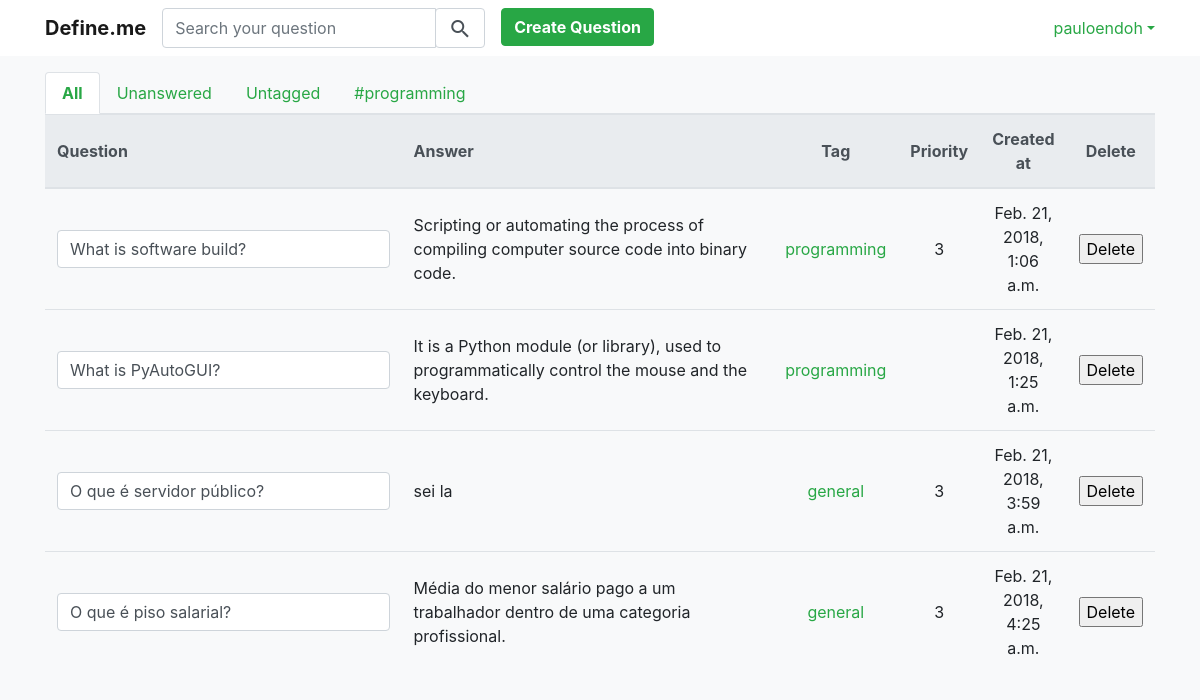
Before: / (signed in) with the older database file.
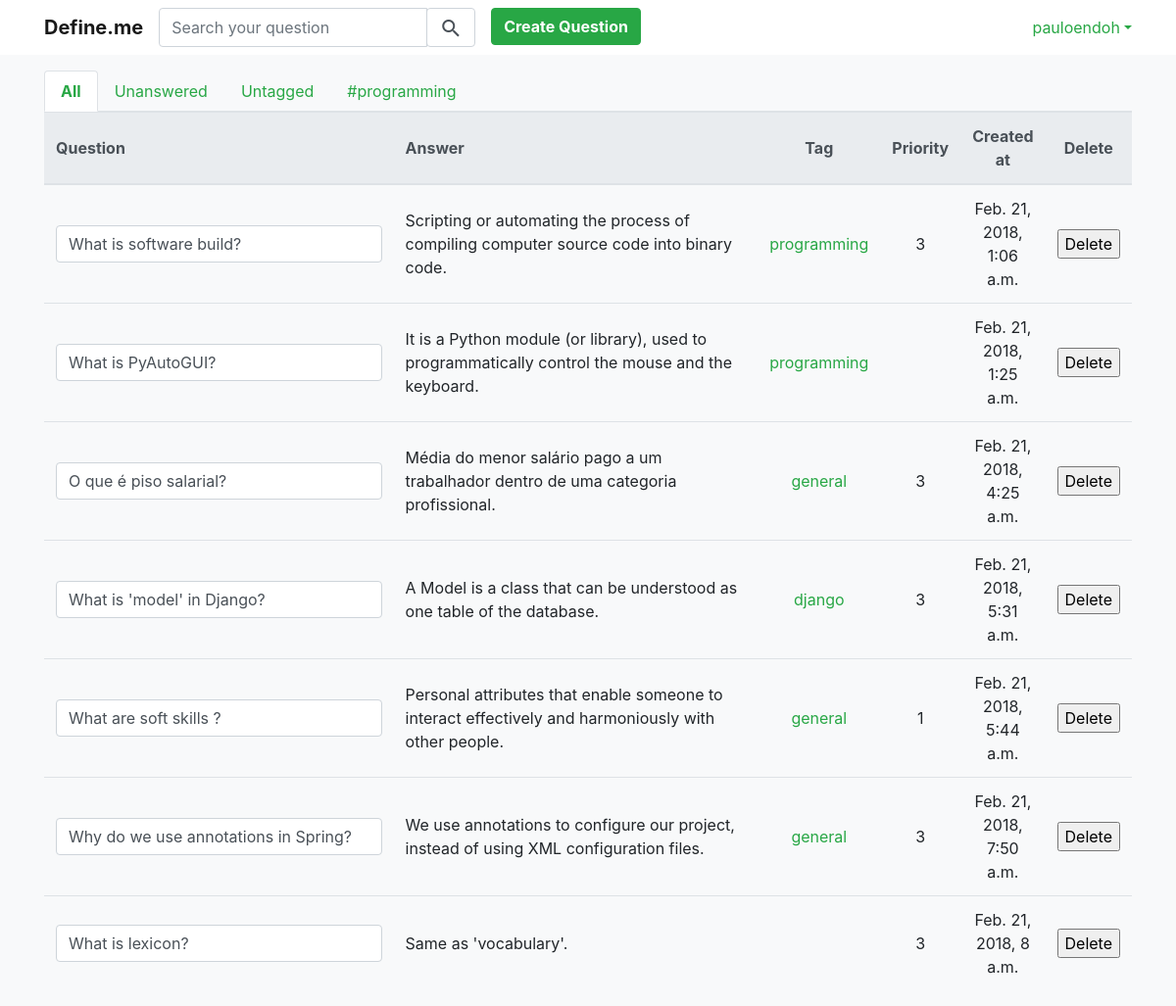
After: the same page with the newer database file.
### core/models.py (models this page shows)
class Question(models.Model):
    user = models.ForeignKey(User, on_delete=models.CASCADE)
    q = models.TextField(null=False)
    a = models.TextField(null=True, blank=True)
    tag = models.CharField(max_length=30, null=False)
    priority = models.FloatField(
        validators=[MinValueValidator(1), MaxValueValidator(3)], null=True, blank=True)
    created_at = models.DateTimeField(auto_now_add=True)

### core/views.py (the view, shortened to what this page needs)
# urls.py: path('', views.index, name='index'),
def index(request):
    user = User.objects.get(id=request.user.id)
    if request.method == 'POST':
        question_id = request.POST.get("id")
        answer = request.POST.get('a')
        question = Question.objects.get(id=question_id)
        question.a = answer
        question.save()
    questions = Question.objects.filter(user=user)
    return render(request, 'home.html', {"questions": questions})

### core/templates/home.html (shortened to what this page needs)
{% extends 'base.html' %}
{% block content %}
{% if questions %}
<div class="pt-3 container">
    <ul class="nav nav-tabs">
        <li class="nav-item"><a class="nav-link text-success font-weight-bold active" href="#">All </a></li>
        <li class="nav-item"><a class="nav-link text-success" href="#">Unanswered</a></li>
        <li class="nav-item"><a class="nav-link text-success" href="#">Untagged</a></li>
        <li class="nav-item"><a class="nav-link text-success" href="#">#programming</a></li>
    </ul>
    <table class="table">
        <thead class="thead-light">
        <tr>
            <th class="align-middle" style="width: 40%;">Question</th>
            <th class="align-middle" style="width: 40%;">Answer</th>
            <th class="text-center align-middle" style="width:5%;">Tag</th>
            <th class="text-center align-middle" style="width:5%;">Priority</th>
            <th class="text-center align-middle" style="width:5%;">Created at</th>
            <th class="text-center align-middle" style="width:5%;">Delete</th>
        </tr>
        </thead>
        {% for question in questions %}
        <tr>
            <td class="align-middle">
                <form class="update-question-form">
                    <input class="form-control" type="text" value="{{ question.q }}"/>
                </form>
            </td>
            <td class="align-middle">
                {{ question.a }}
            </td>
            <td class="text-center align-middle">
                {% if question.tag %}
                <a class="text-success" href="{% url 'show_tag' question.tag %}">
                    {{ question.tag }}
                </a>
                {% endif %}
            </td>
            <td class="text-center align-middle">{{ question.priority|floatformat }}</td>
            <td class="text-center align-middle">{{ question.created_at }}</td>
            <td class="text-center align-middle">
                <form method='post' action="{% url 'delete_question' %}">
                    <input name="submit" type="submit" value="Delete">
                </form>
            </td>
        </tr>
        {% endfor %}
    </table>
</div>
{% endif %}
{% endblock %}

### core/templates/base.html (shortened to what this page needs)
{% load staticfiles %}
<!DOCTYPE html>
<html lang="en">
<head>
    <link rel="stylesheet" href="{% static 'styles/bootstrap.css' %}">
    <link href="{% static 'styles/main.css' %}" rel="stylesheet">
</head>
<body class="bg-light">
{% if request.user.is_authenticated %}
<nav class="navbar navbar-expand-sm bg-white navbar-light">
    <div class="container">
        <ul class="navbar-nav mr-auto">
            <li class="nav-item">
                <a class="navbar-brand font-weight-bold" href="{% url 'index' %}">Define.me</a>
            </li>
            <li class="nav-item">
                <form class="form-inline" method="get" action="{% url 'search_question' %}">
                    <div class="input-group">
                        <input type="text" class="form-control" name="q" placeholder="Search your question"/>
                        <div class="input-group-append">
                            <button class="form-control"><i class="material-icons align-middle">search</i></button>
                        </div>
                    </div>
                </form>
            </li>
            <div class="pl-3">
                <li class="nav-item">
                    <a class="" href="{% url 'create_question' %}">
                        <button type="button" class="btn btn-success rounded font-weight-bold">Create Question</button>
                    </a>
                </li>
            </div>
        </ul>
        <ul class="navbar-nav">
            <li class="nav-item dropdown">
                <a class="nav-lnk dropdown-toggle no-underline text-success" href="#" id="navbardrop" data-toggle="dropdown">{{ request.user.username }}</a>
            </li>
        </ul>
    </div>
</nav>
{% endif %}
{% block content %}{% endblock %}
</body>
</html>

Changed rows visible on the page:
removed Question: q "O que é servidor público?", a "sei la", tag "general", priority "3", created_at "Feb. 21, 2018, 3:59 a.m."
added Question: q "What is 'model' in Django?", a "A Model is a class that can be understood as one table of the database.", tag "django", priority "3", created_at "Feb. 21, 2018, 5:31 a.m."
added Question: q "What are soft skills ?", a "Personal attributes that enable someone to interact effectively and harmoniously with other people.", tag "general", priority "1", created_at "Feb. 21, 2018, 5:44 a.m."
added Question: q "Why do we use annotations in Spring?", a "We use annotations to configure our project, instead of using XML configuration files.", tag "general", priority "3", created_at "Feb. 21, 2018, 7:50 a.m."
added Question: q "What is lexicon?", a "Same as 'vocabulary'.", priority "3", created_at "Feb. 21, 2018, 8 a.m."
